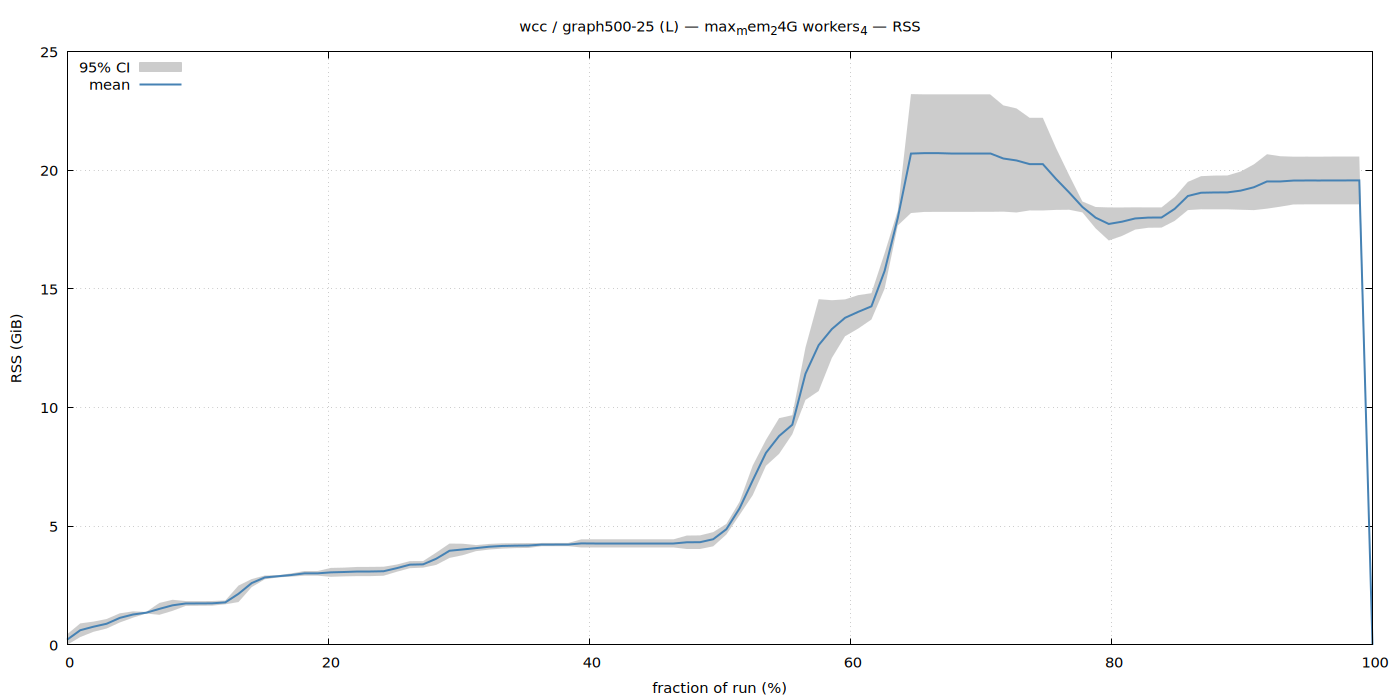

Recreate this plot in gnuplot.
set terminal pngcairo size 1400,700 enhanced font 'Sans,11'
set output '/home/ubuntu/nvm/results/wcc/L/graph500-25/max_mem_24G_workers_4/rss.png'
set title "wcc / graph500-25 (L) — max_mem_24G workers_4 — RSS"
set xlabel 'fraction of run (%)'
set ylabel 'RSS (GiB)'
set grid
set key top left
set yrange [0:*]
plot '/home/ubuntu/nvm/results/wcc/L/graph500-25/max_mem_24G_workers_4/rss.dat' using 1:3:4 with filledcurves lc rgb '#cccccc' title '95% CI', \
     '' using 1:2 with lines lw 2 lc rgb '#4682b4' title 'mean'
